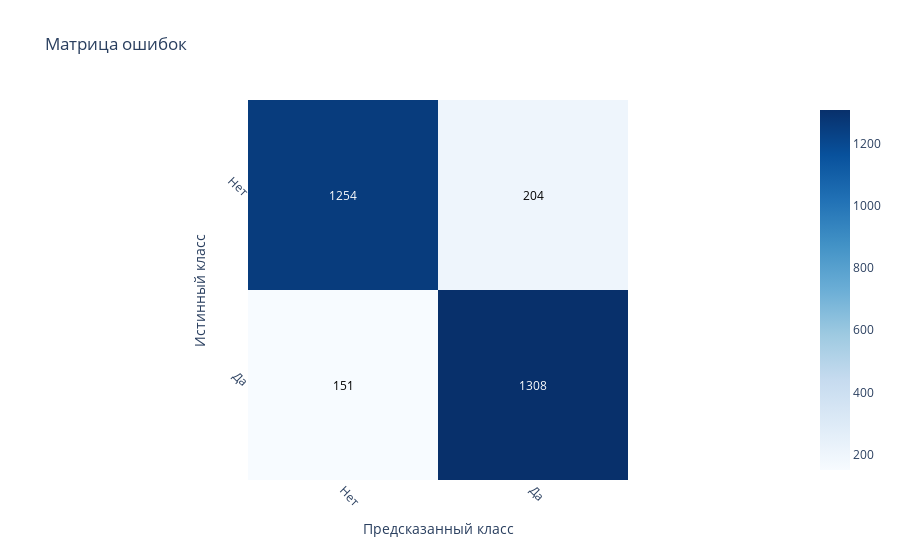

The notebook cell saved with this chart:
### Code cell
from kerastuner.tuners import RandomSearch
import os


def build_model(hp):
    inputs = Input(shape=(X_train.shape[1],))
    x = Dense(units=hp.Int('units_input', min_value=64, max_value=512, step=32), activation='relu')(inputs)
    x = BatchNormalization()(x)
    x = Dropout(rate=hp.Float('dropout_input', min_value=0.0, max_value=0.5, step=0.1))(x)

    for i in range(hp.Int('num_layers', 1, 5)):
        x = Dense(units=hp.Int(f'units_{i}', min_value=64, max_value=512, step=32), activation='relu')(x)
        x = BatchNormalization()(x)
        x = Dropout(rate=hp.Float(f'dropout_{i}', min_value=0.0, max_value=0.5, step=0.1))(x)

    outputs = Dense(1, activation='sigmoid')(x)
    model = Model(inputs, outputs)
    model.compile(
        optimizer=Adam(learning_rate=hp.Float('lr', min_value=1e-4, max_value=1e-2, sampling='LOG')),
        loss='binary_crossentropy',
        metrics=[AUC(name='AUC')]
    )
    return model


tuner_dir = 'tuner_dir'
project_name = 'complex_nn_model'

if not os.path.exists(tuner_dir):
    os.makedirs(tuner_dir)

tuner = RandomSearch(
    build_model,
    objective='val_AUC',
    max_trials=50,
    executions_per_trial=2,
    directory=tuner_dir,
    project_name=project_name
)

# Проверяем, существует ли уже сохранённый поиск
if os.path.exists(os.path.join(tuner_dir, project_name, "oracle.json")):
    tuner.reload()

tuner.search_space_summary()

early_stopping = EarlyStopping(monitor='val_loss', patience=10, restore_best_weights=True)

tuner.search(X_train, y_train, epochs=50, validation_split=0.2, callbacks=[early_stopping])

best_hps = tuner.get_best_hyperparameters(num_trials=1)[0]

print(f"""
Лучшие гиперпараметры:
- units_input: {best_hps.get('units_input')}
- dropout_input: {best_hps.get('dropout_input')}
- num_layers: {best_hps.get('num_layers')}
- units per layer: {[best_hps.get(f'units_{i}') for i in range(best_hps.get('num_layers'))]}
- dropout per layer: {[best_hps.get(f'dropout_{i}') for i in range(best_hps.get('num_layers'))]}
- learning_rate: {best_hps.get('lr')}
""")

best_model = tuner.hypermodel.build(best_hps)

history = best_model.fit(
    X_train, y_train,
    validation_data=(X_test, y_test),
    epochs=100,
    batch_size=32,
    callbacks=[early_stopping]
)


def evaluate_nn(true, pred, train=True):
    clf_report = pd.DataFrame(classification_report(true, pred, output_dict=True))
    if train:
        print("Результат обучения:\n================================================")
    else:
        print("Результат тестирования:\n================================================")
    print(f"Точность модели: {accuracy_score(true, pred) * 100:.2f}%")
    print("_______________________________________________")
    print(f"Отчет по классификации:\n{clf_report}")
    print("_______________________________________________")
    print(f"Матрица ошибок: \n {confusion_matrix(true, pred)}\n")


def plot_learning_evolution(history):
    plt.figure(figsize=(12, 8))
    plt.subplot(2, 2, 1)
    plt.plot(history.history['loss'], label='Loss')
    plt.plot(history.history['val_loss'], label='val_Loss')
    plt.title('Эволюция потерь во время обучения')
    plt.legend()
    plt.subplot(2, 2, 2)
    plt.plot(history.history['AUC'], label='AUC')
    plt.plot(history.history['val_AUC'], label='val_AUC')
    plt.title('Эволюция AUC во время обучения')
    plt.legend()
    plt.show()


plot_learning_evolution(history)

# Предсказания на тренировочной и тестовой выборках
y_train_pred = (best_model.predict(X_train) > 0.5).astype("int32")
y_test_pred = (best_model.predict(X_test) > 0.5).astype("int32")


def plot_confusion_matrix(y_true, y_pred, normalize=False):
    cm = confusion_matrix(y_true, y_pred)
    if normalize:
        cm = cm.astype('float') / cm.sum(axis=1)[:, np.newaxis]
        cm = cm.round(3)

    fig = px.imshow(
        cm, labels=dict(x="Предсказанный класс", y="Истинный класс"), x=['Нет', 'Да'], y=['Нет', 'Да'],
        title='Нормализованная матрица ошибок' if normalize else 'Матрица ошибок',
        color_continuous_scale='Blues'
    )

    fig.update_xaxes(tickangle=45, tickmode='array', tickvals=np.arange(2), ticktext=['Нет', 'Да'])
    fig.update_yaxes(tickangle=45, tickmode='array', tickvals=np.arange(2), ticktext=['Нет', 'Да'])
    # Добавление надписей
    thresh = cm.max() / 2
    for i in range(cm.shape[0]):
        for j in range(cm.shape[1]):
            fig.add_annotation(
                x=i, y=j,
                text=str(cm[j, i]),
                showarrow=False,
                font=dict(color="white" if cm[j, i] > thresh else "black"),
                align="center"
            )
    return fig

# Оценка модели на тренировочных данных
evaluate_nn(y_train, y_train_pred, train=True)
plot_confusion_matrix(y_train, y_train_pred)


# Оценка модели на тестовых данных
evaluate_nn(y_test, y_test_pred, train=False)
plot_confusion_matrix(y_test, y_test_pred)

### Figure 1 — Plotly figure (JSON) as saved in the notebook; plotly's stock layout.template omitted (floating-point values rounded to 4 significant figures)
{"data": [{"coloraxis": "coloraxis", "name": "0", "x": ["Нет", "Да"], "y": ["Нет", "Да"], "z": [[1254, 204], [151, 1308]], "type": "heatmap", "xaxis": "x", "yaxis": "y", "hovertemplate": "Предсказанный класс: %{x}<br>Истинный класс: %{y}<br>color: %{z}<extra></extra>"}], "layout": {"xaxis": {"anchor": "y", "domain": [0.0, 1.0], "scaleanchor": "y", "constrain": "domain", "title": {"text": "Предсказанный класс"}, "tickangle": 45, "tickmode": "array", "tickvals": [0, 1], "ticktext": ["Нет", "Да"]}, "yaxis": {"anchor": "x", "domain": [0.0, 1.0], "autorange": "reversed", "constrain": "domain", "title": {"text": "Истинный класс"}, "tickangle": 45, "tickmode": "array", "tickvals": [0, 1], "ticktext": ["Нет", "Да"]}, "coloraxis": {"colorscale": [[0.0, "rgb(247,251,255)"], [0.125, "rgb(222,235,247)"], [0.25, "rgb(198,219,239)"], [0.375, "rgb(158,202,225)"], [0.5, "rgb(107,174,214)"], [0.625, "rgb(66,146,198)"], [0.75, "rgb(33,113,181)"], [0.875, "rgb(8,81,156)"], [1.0, "rgb(8,48,107)"]]}, "title": {"text": "Матрица ошибок"}, "annotations": [{"align": "center", "font": {"color": "white"}, "showarrow": false, "text": "1254", "x": 0, "y": 0}, {"align": "center", "font": {"color": "black"}, "showarrow": false, "text": "151", "x": 0, "y": 1}, {"align": "center", "font": {"color": "black"}, "showarrow": false, "text": "204", "x": 1, "y": 0}, {"align": "center", "font": {"color": "white"}, "showarrow": false, "text": "1308", "x": 1, "y": 1}]}}
